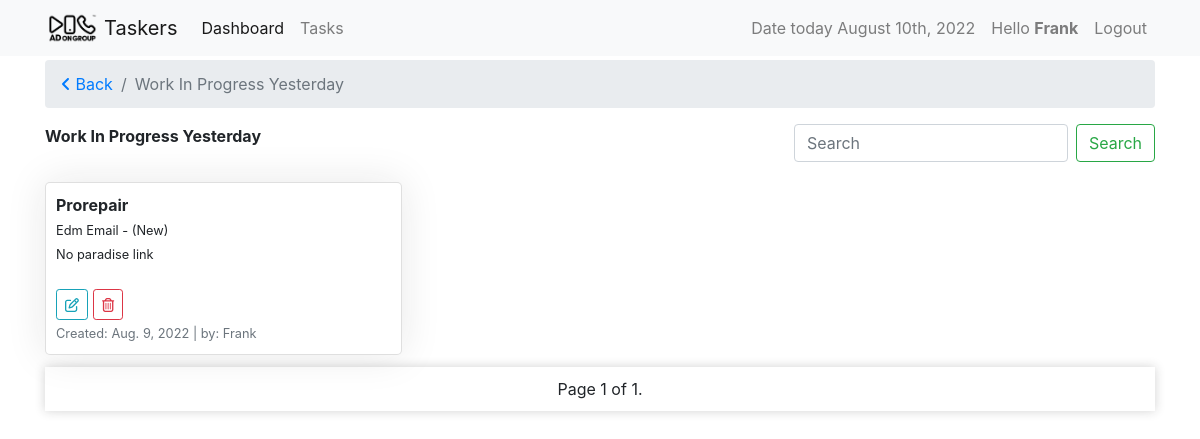
Before: /tasks/work-in-progress-yesterday (signed in) with the older database file.
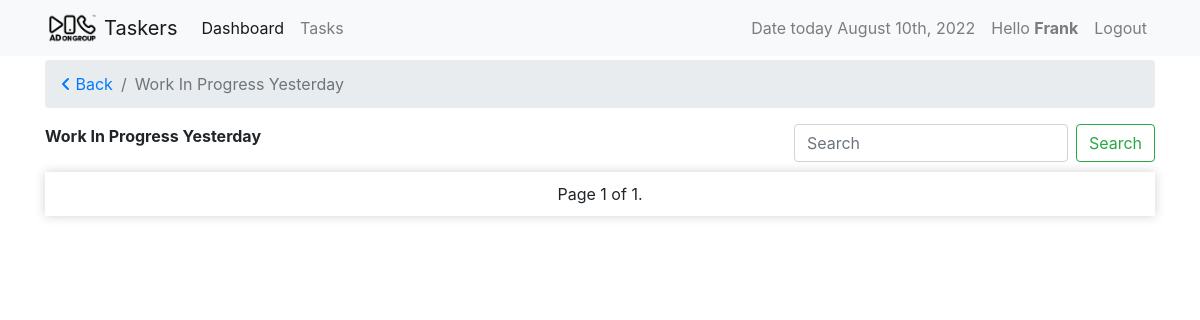
After: the same page with the newer database file.
### tasks/models.py (models this page shows, shortened)
class Task(models.Model):
    slug = models.SlugField(unique=True, null=True, blank=True)
    user = models.ForeignKey(settings.AUTH_USER_MODEL,
                             on_delete=models.CASCADE, verbose_name='designers')
    task_type = models.ForeignKey(
        TaskType, on_delete=models.CASCADE, default=1)
    task_category = models.ForeignKey(
        TaskCategory, on_delete=models.CASCADE, default=1)
    name = models.CharField(max_length=120, verbose_name="Client name")
    paradise_link = models.URLField(
        blank=True, null=True, verbose_name="task link")
    check_list_link = models.URLField(
        max_length=120, verbose_name='check list link', blank=True, null=True)
    is_priority = models.BooleanField(
        default=False, verbose_name="Is Task Priority?", help_text="Checked if task is priority.")
    is_done = models.BooleanField(default=False, verbose_name="Is Task Completed?",
                                  help_text="Note: Checked if you're done.")
    created = models.DateTimeField(auto_now_add=True)
    updated = models.DateTimeField(auto_now=True)
    class Meta:
        ordering = ['-is_priority', 'is_done', '-updated', '-created']

class BaseTime(models.Model):
    created = models.DateTimeField(auto_now_add=True)
    updated = models.DateTimeField(auto_now=True)

class TaskCategory(BaseTime, models.Model):
    name = models.CharField(max_length=120, unique=True)
    task_point = models.FloatField(default=0.0)
    class Meta:
        verbose_name_plural = "Task Categories"
    def __str__(self):
        return self.name

class TaskType(BaseTime, models.Model):
    name = models.CharField(max_length=60)
    task_point = models.FloatField(default=0.0)
    def __str__(self):
        return self.name

### tasks/views.py (the view, shortened to what this page needs)
# urls.py: path('work-in-progress-yesterday', views.WIPTaskYesterdayView.as_view(), name="wiptaskyesterday"),
class WIPTaskYesterdayView(View):
    today = timezone.now()
    yesterday = today - timezone.timedelta(days=1)
    template_name = 'tasks_filter_template.html'
    def get(self, request, *args, **kwargs):
        if request.user.is_superuser:
            tasks = Task.objects.filter(updated__date=self.yesterday.date()).filter(is_done=False)
        else:
            tasks = Task.objects.filter(user=request.user).filter(updated__date=self.yesterday.date()).filter(is_done=False)
        query = request.GET.get('q')
        paginator = Paginator(tasks, 12)
        page_number = request.GET.get('page')
        page_obj = paginator.get_page(page_number)
        context = {'tasks': tasks, 'title': 'work in progress yesterday', 'page_obj': page_obj,}
        return render(request, self.template_name, context)

### tasks/templates/tasks_filter_template.html (shortened to what this page needs)
{% extends 'base.html' %}
{% load crispy_forms_tags %}
{% block content %}
<nav aria-label="breadcrumb">
    <ol class="breadcrumb">
      <li class="breadcrumb-item"><a href="{{request.META.HTTP_REFERER}}"><i class="fa-solid fa-angle-left"></i> Back</a></li>
      <li class="breadcrumb-item active" aria-current="page">{{ title|title }}</li>
    </ol>
</nav>
{% include 'includes/tasks_filter.html' %}
{% endblock %}

### tasks/templates/includes/tasks_filter.html (shortened to what this page needs)
{% load crispy_forms_tags %}
<div class="row">
    <div class="col-sm-12">
        <div class="mb-4">
            <strong>{{ title|title }}</strong>
            <form class="form-inline my-2 my-lg-0 float-right">
                <input class="form-control mr-sm-2" type="search" placeholder="Search" aria-label="Search" name="q" value="{{ request.GET.q }}">
                <button class="btn btn-outline-success my-2 my-sm-0" type="submit">Search</button>
            </form>
        </div>
        <div class="card-columns">
            {% for task in page_obj %}
            {% if task %}
            <div class="card card-container">
                <div>
                    <strong>{{ task.name|title }}</strong>
                    <br>
                    <small>
                        {{ task.task_category|title }} - ({{ task.task_type|title }})
                        <br>
                        {% if task.paradise_link %}
                        <a href="{{ task.paradise_link }}">{{ task.paradise_link }}</a>
                        {% else %}
                        No paradise link
                        {% endif %}
                    </small>
                    <br>
                    <br>
                    {% if not task.is_done %}
                        {% if perms.tasks %}
                            {% if perms.tasks.change_task %}
                                <a href="{% url 'taskers:taskdetail' task.slug %}" class="btn btn-outline-info btn-sm"><i class="fa-regular fa-pen-to-square"></i></a>
                            {% endif %}
                            {% if perms.tasks.delete_task %}
                                <a href="{% url 'taskers:taskdelete' task.slug %}" class="btn btn-outline-danger btn-sm"><i class="fa-regular fa-trash-can"></i></a>
                            {% endif %}
                        {% endif %}
                    {% else %}
                        {% if perms.tasks %}
                            {% if perms.tasks.view_task %}
                                <a href="{% url 'taskers:taskdetail' task.slug %}" class="btn btn-outline-success btn-sm"><i class="fa-regular fa-rectangle-list"></i> Details</a>
                            {% endif %}
                        {% endif %}
                    {% endif %}
                </div>
                <div>
                    <small class="text-muted">Created: {{task.created|date}} | by:
                        {% if request.user.is_superuser %}
                        <a href="{% url 'dashboards:userdetails' task.user.username %}">{{ task.user.username|title }}</a>
                        {% else %}
                        {{ task.user.username|title }}
                        {% endif %}
                    </small>
                </div>
            </div>
            {% else %}
                {{ empty }}
            {% endif %}
            {% endfor %}
        </div>
        <div class="mypagination mb-3">
            <span class="step-links">
                <span class="current">
                    Page {{ page_obj.number }} of {{ page_obj.paginator.num_pages }}.
                </span>
            </span>
        </div>
    </div>
</div>

Changed rows visible on the page:
no longer on this page (row edited): Task: name "Prorepair", task_category "Edm Email", task_type "New", shows "No paradise link", is_done False (drawn), created "Aug. 9, 2022", user.username "Frank"
